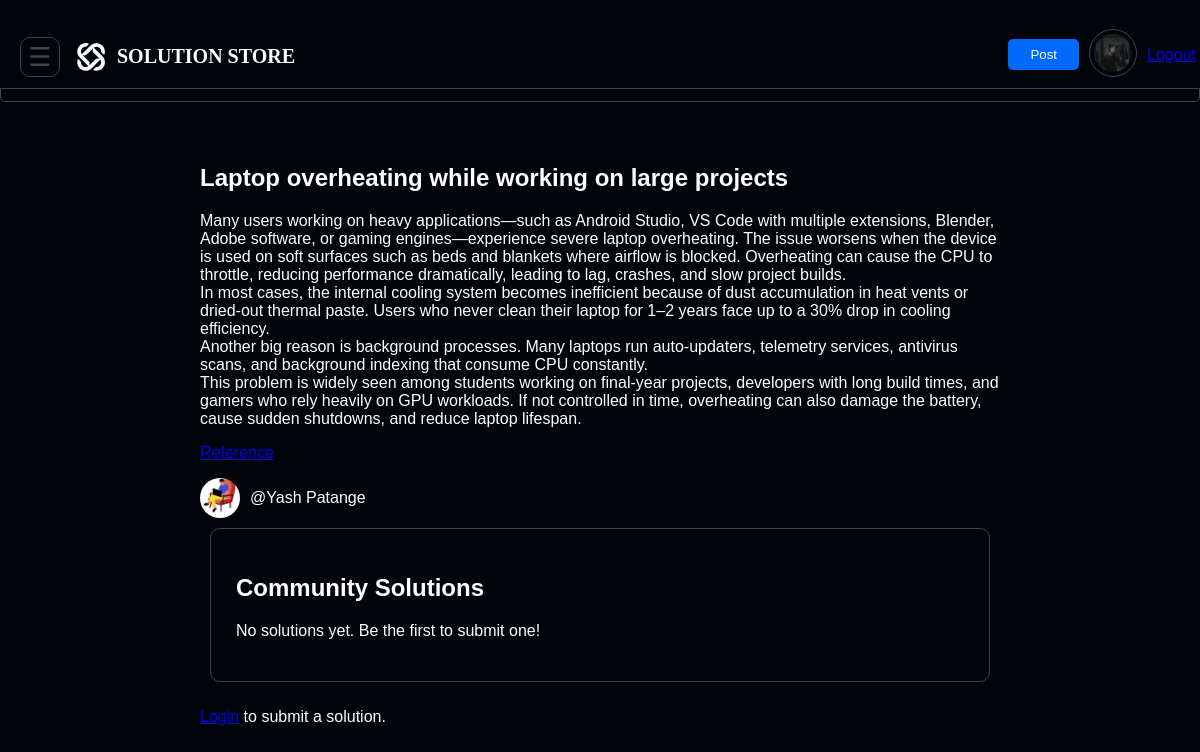
/problem.php?id=4, run on the app's committed database.
### tables this page shows
CREATE TABLE `problems` (
  `contentid` int(11) NOT NULL,
  `title` varchar(255) DEFAULT NULL,
  `description` text DEFAULT NULL,
  `reference_link` varchar(100) DEFAULT NULL,
  `tags` varchar(255) DEFAULT NULL,
  `user_id` int(11) DEFAULT NULL,
  `createdat` datetime DEFAULT NULL
);

CREATE TABLE `users` (
  `user_id` int(11) NOT NULL,
  `username` varchar(255) DEFAULT NULL,
  `email` varchar(255) DEFAULT NULL,
  `mono` varchar(15) DEFAULT NULL,
  `password` varchar(255) DEFAULT NULL,
  `bio` text DEFAULT NULL,
  `profilepicture` varchar(255) DEFAULT NULL
);

### problem.php (the view, shortened to what this page needs)
<?php
include 'db.php';
$content_id = (int)$_GET['id'];
$user_id = $_SESSION['user_id'] ?? null;
$stmt = $conn->prepare("
    SELECT p.*, u.username, u.profilepicture
    FROM problems p
    JOIN users u ON p.user_id = u.user_id
    WHERE p.contentid = ?
");
$stmt->bind_param("i", $content_id);
$stmt->execute();
$result = $stmt->get_result();
$problem = $result->fetch_assoc();
$sql2 = "
    SELECT s.solutionid, s.title AS sol_title, s.description AS sol_desc,
           s.mediaurl, s.solutionlink, u.username AS sol_user,
           (SELECT COUNT(*) FROM solution_upvotes su WHERE su.solutionid = s.solutionid) AS upvotes,
           EXISTS (SELECT 1 FROM solution_upvotes su WHERE su.solutionid = s.solutionid AND su.user_id = ?) AS already_upvoted
    FROM solutions s
    JOIN users u ON s.userid = u.user_id
    WHERE s.contentid = ?
    ORDER BY upvotes DESC, s.solutionid DESC
";
$stmt2 = $conn->prepare($sql2);
$stmt2->bind_param("ii", $user_id, $content_id);
$stmt2->execute();
$solutions = $stmt2->get_result();
?>
<!doctype html>
<html>
<head>
  <link rel="stylesheet" href="index.css">
  <link rel="stylesheet" href="navbar.css">
</head>
<body>
  <div class="navbar">
              <div class="left-icons">
                <button class="menu-icon" onclick="toggleSidebar()">☰</button>
                <img src="src/image.svg" alt="Logo" class="logo">
                <h2 class="wename">SOLUTION STORE</h2>
              </div>
              <div class="nav-right">
                <button class="post-btn" id="postBtn">Post</button>
                <a id="profilelink" href="#">
                  <img id="avatar" src="src/profile.jpg" alt="Avatar" class="profile-pic">
                </a>
                <a href="logout.php" class="logout-button">Logout</a>
              </div>
            </div>
    <h1 style="
    padding: 20px;
    font-family:-apple-system, BlinkMacSystemFont, 'Segoe UI', Helvetica, Arial, sans-serif, 'Apple Color Emoji', 'Segoe UI Emoji', 'Segoe UI Symbol';
    border: 1px solid rgb(61, 68, 78);
    text-align: center;
    border-radius: 5px;
  ">Problem Details</h1>
  <main class="container">
    <section class="problem-detail">
      <h1><?= htmlentities($problem['title']) ?></h1>
      <p><?= nl2br(htmlentities($problem['description'])) ?></p>
      <?php if (!empty($problem['reference_link'])): ?>
        <p><a href="<?= htmlentities($problem['reference_link']) ?>" target="_blank">Reference</a></p>
      <?php endif; ?>
      <div class="author-info">
        <img src="<?= htmlentities($problem['profilepicture']) ?>" alt="@<?= htmlentities($problem['username']) ?>" class="avatar">
        <span>@<?= htmlentities($problem['username']) ?></span>
      </div>
    </section>
    <section class="problem-card">
      <h2>Community Solutions</h2>
      <?php if ($solutions->num_rows === 0): ?>
        <p>No solutions yet. Be the first to submit one!</p>
      <?php endif; ?>
    </section>
    <?php if ($user_id): ?>
    <section class="problem-card" id="newSolutionForm">
      <h3>Submit Your Solution</h3>
      <form class="problem-card" id="solutionForm">
        <input type="hidden" name="content_id" value="<?= $content_id ?>">
        <input type="text" name="title" placeholder="Solution Title" required>
        <textarea name="description" placeholder="Solution Description" required></textarea>
        <input type="url" name="media_url" placeholder="Media URL (optional)">
        <input type="url" name="solution_link" placeholder="Solution Link (optional)">
        <button type="submit">Post Solution</button>
      </form>
    </section>
    <?php else: ?>
      <p><a href="login.html">Login</a> to submit a solution.</p>
    <?php endif; ?>
  </main>
</body>
</html>

### index.css (style rules this page uses)
body { margin: 0; font-family: Arial; background-color:rgb(1,4,9); color: white; }
.problem-card { background-color: rgb(1,4,9); border: .5px solid rgb(61, 68, 78); padding: 25px; margin: 10px; border-radius: 10px; }

### navbar.css (style rules this page uses)
.container { display: flex; flex-direction: column; height: auto; }
.navbar { position: absolute; display: flex; width: 98%; justify-content: space-between; align-items: center; height: 27px; padding: 20px; background-color: rgb(1,4,9); border-bottom: 0.5px solid rgb(61, 68, 78); }
.navbar .left-icons, .navbar .nav-right { display: flex; align-items: center; gap: 10px; }
.menu-icon { margin-top: 5px; width: 40px; padding: 10px; height: 40px; background-color: transparent; color: rgb(61, 68, 78); font-size: 26px; border: 1px solid rgb(61, 68, 78); border-radius: 10px; display: flex; flex-direction: column; justify-content: center; align-items: center; gap: 6px; }
.logo { position: relative; width: 32px; padding-top: 4px; padding-left: 5px; }
.wename { font-size: 20px; margin-top: 20px; font-family: cursive; }
.post-btn { background: #006aff; color: white; border: none; padding: 8px 22px; border-radius: 5px; }
.profile-pic { width: 38px; height: 38px; padding: 4px; border: 1px solid rgb(61, 68, 78); border-radius: 50%; }

### problem.php (style rules this page uses)
.container { max-width: 800px; margin: auto; padding: 20px; }
.author-info { display: flex; align-items: center; margin-top: 10px; }
.author-info img.avatar { width: 40px; height: 40px; border-radius: 50%; margin-right: 10px; object-fit: cover; }
button { padding: 10px 20px; background: #007bff; color: white; border: none; border-radius: 4px; cursor: pointer; }

### data on the page
problems: title "Laptop overheating while working on large projects", description "Many users working on heavy applications—such as Android Studio, VS Code with multiple extensions, Blender, Adobe software, or gaming engines—experience severe laptop overheating. The issue worsens when the device is used on soft surfaces such as beds and blankets where airflow is blocked. Overheating can cause the CPU to throttle, reducing performance dramatically, leading to lag, crashes, and slow project builds. In most cases, the internal cooling system becomes inefficient because of dust accumulation in heat vents or dried-out thermal paste. Users who never clean their laptop for 1–2 years face up to a 30% drop in cooling efficiency. Another big reason is background processes. Many…", user.profilepicture (picture), user.username "Yash Patange"
